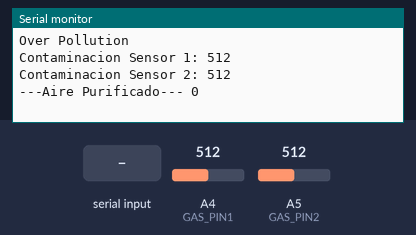
The sketch below on a simulated Arduino Uno, built with avr-gcc and run on an emulated ATmega328P. Parts: the last lines printed to the serial monitor. The test bench sets the inputs (shaded band); at power-on: A4 (GAS_PIN1) = 512, A5 (GAS_PIN2) = 512.

Above: at 2.2 s.
2.3 s: byte 30 received over Serial
6.5 s: byte 90 received over Serial
8.5 s: byte 120 received over Serial
10.5 s: A4 (GAS_PIN1) set to 716
At 11.8 s:
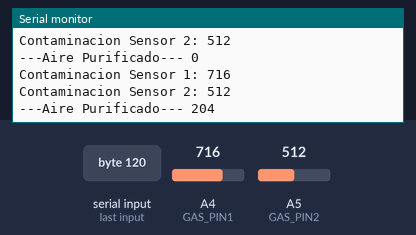
12.0 s: A5 (GAS_PIN2) set to 716
At 13.4 s:
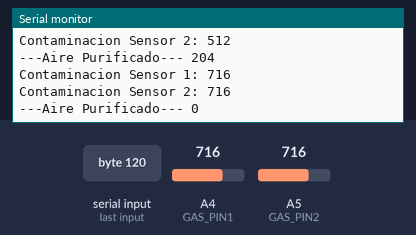
13.5 s: A4 (GAS_PIN1) set to 900
At 15.8 s:
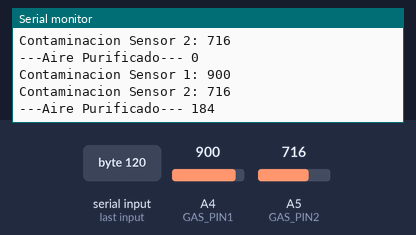
Timing chart, 0 to 16.0 s (numbered marks = the images above; inputs shaded):
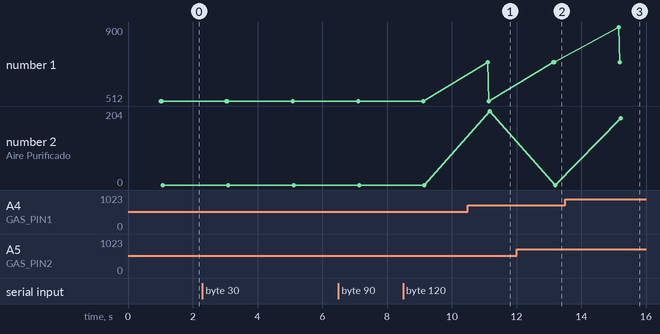

Measured:
- after the input at 10.5 s, the serial monitor: prints a new line after 0.61 s (image 1)
- after the input at 12.0 s, the serial monitor: prints a new line after 1.2 s (image 2)
- after the input at 13.5 s, the serial monitor: prints a new line after 1.7 s (image 3)
- plotted number 2: 0 → 204 after the input at 10.5 s, 0 → 184 after the input at 13.5 s

The sketch:

Over_Pollution_Sistema_de_deteccion_de_Gas_.ino
```cpp
#define GAS_PIN1 A4
#define GAS_PIN2 A5
#define CAMBIO_SIGNIFICATIVO 3
int Resultado=0;

void setup()
{

  Serial.begin(9600);   // Initialize the serial port
  delay(1000);
  Serial.println("Over Pollution");
}
 int analogValue1 = -1;
 int analogValue2 = -1;

void loop(){

   int analogNew1 = analogRead(GAS_PIN1);
   int analogNew2 = analogRead(GAS_PIN2);

   if (abs(analogNew1-analogValue1) >= (10.23*CAMBIO_SIGNIFICATIVO)) {     //Correction Factor

    analogValue1 = analogNew1;
  }

   if (abs(analogNew2-analogValue2) >= (10.23*CAMBIO_SIGNIFICATIVO)) {     //Correction Factor
    analogValue2 = analogNew2;
  }

    Serial.write("");// Start sending data to bluetooth
    Serial.print("Contaminacion Sensor 1: "); //Pollution
    Serial.println(analogValue1);
    Serial.print("Contaminacion Sensor 2: "); //Cleaned pollution
    Serial.println(analogValue2);

    Resultado=analogValue1-analogValue2;

    Serial.print("---Aire Purificado--- ");
    Serial.println(Resultado);

    delay(2000);

    //Send data to bluetooth
    if(Serial.available()>0){
     int dato = Serial.read();
    Serial.write(dato);
    }

}
```
